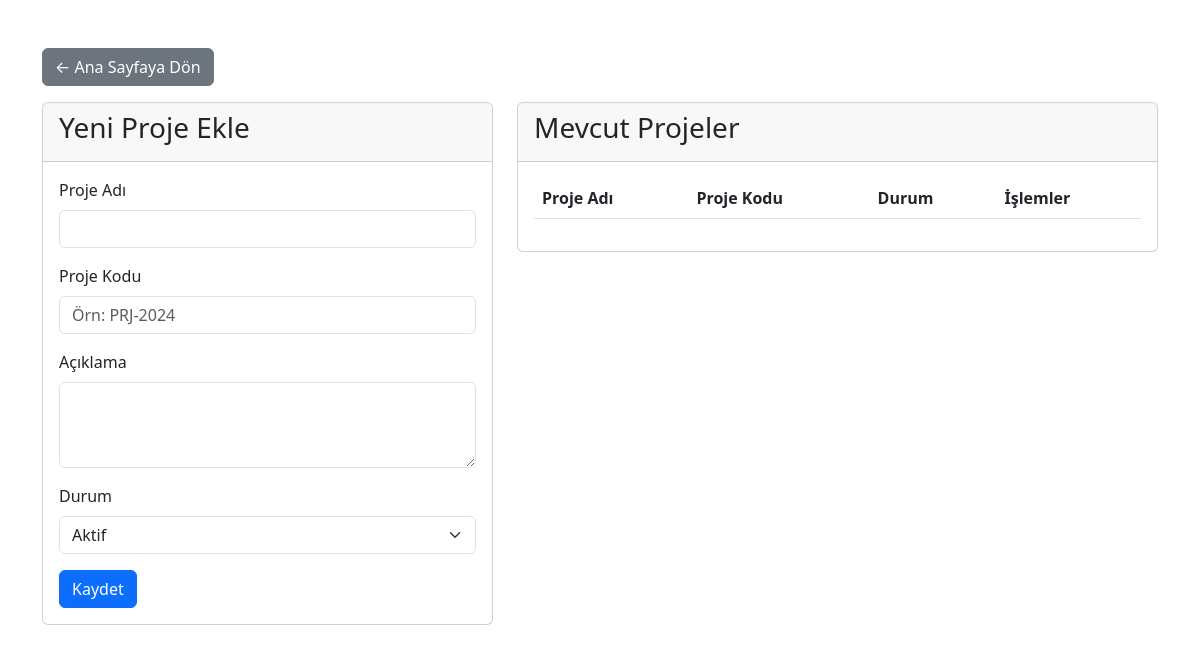
Page /proje_ekle.php on the earlier database version.
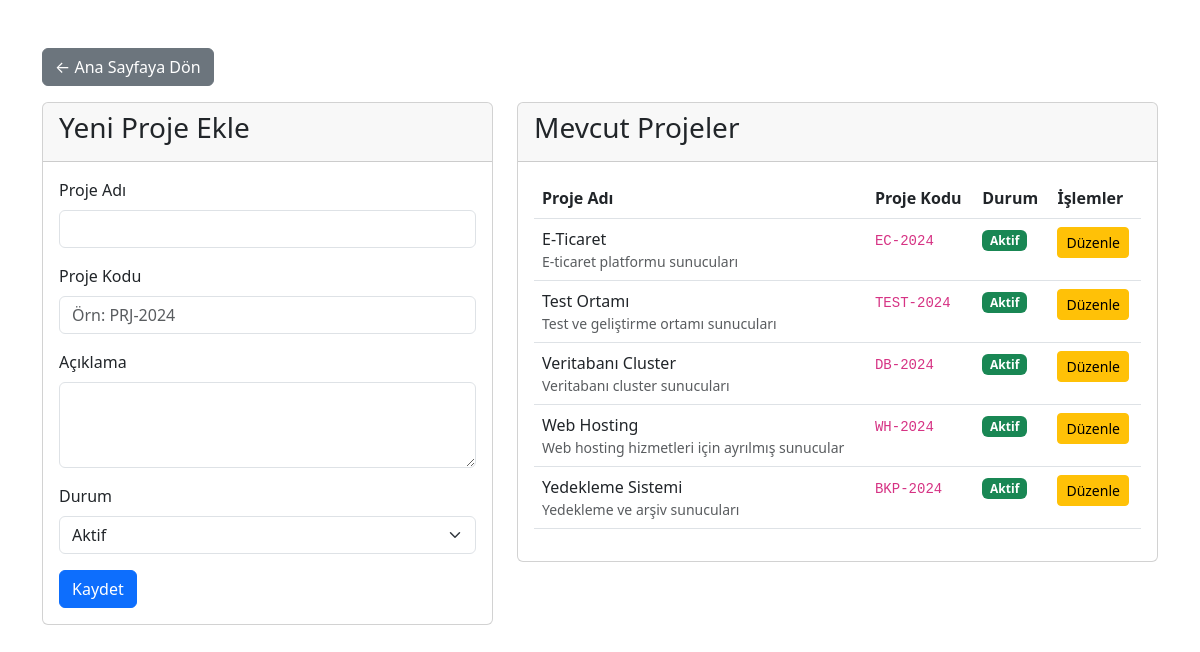
Same page on the later database version.
### tables this page shows
CREATE TABLE IF NOT EXISTS projeler (
    id INT AUTO_INCREMENT PRIMARY KEY,
    proje_adi VARCHAR(100) NOT NULL,
    proje_kodu VARCHAR(50),
    aciklama TEXT,
    durum ENUM('Aktif', 'Pasif', 'Tamamlandı') DEFAULT 'Aktif',
    olusturma_tarihi TIMESTAMP DEFAULT CURRENT_TIMESTAMP
);

### proje_ekle.php (the view, shortened to what this page needs)
<?php
require_once 'config/database.php';
$duzenle_mod = false;
$proje = null;
$sql_projeler = "SELECT * FROM projeler ORDER BY proje_adi";
$result_projeler = mysqli_query($conn, $sql_projeler);
?>
<!DOCTYPE html>
<html lang="tr">
<head>
    <link href="https://cdn.jsdelivr.net/npm/bootstrap@5.3.0/dist/css/bootstrap.min.css" rel="stylesheet">
</head>
<body>
    <div class="container mt-5">
        <div class="mb-3">
            <a href="index.php" class="btn btn-secondary">← Ana Sayfaya Dön</a>
        </div>
        <div class="row">
            <div class="col-md-5">
                <div class="card">
                    <div class="card-header">
                        <h1 class="card-title h3"><?php echo $duzenle_mod ? 'Proje Düzenle' : 'Yeni Proje Ekle'; ?></h1>
                    </div>
                    <div class="card-body">
                        <form method="POST">
                            <div class="mb-3">
                                <label for="proje_adi" class="form-label">Proje Adı</label>
                                <input type="text" class="form-control" id="proje_adi" name="proje_adi"
                                    value="<?php echo $duzenle_mod ? $proje['proje_adi'] : (isset($_POST['proje_adi']) ? $_POST['proje_adi'] : ''); ?>" required>
                            </div>
                            <div class="mb-3">
                                <label for="proje_kodu" class="form-label">Proje Kodu</label>
                                <input type="text" class="form-control" id="proje_kodu" name="proje_kodu"
                                    value="<?php echo $duzenle_mod ? $proje['proje_kodu'] : (isset($_POST['proje_kodu']) ? $_POST['proje_kodu'] : ''); ?>"
                                    placeholder="Örn: PRJ-2024" required>
                            </div>
                            <div class="mb-3">
                                <label for="aciklama" class="form-label">Açıklama</label>
                                <textarea class="form-control" id="aciklama" name="aciklama" rows="3"><?php
                                ?></textarea>
                            </div>
                            <div class="mb-3">
                                <label for="durum" class="form-label">Durum</label>
                                <select class="form-select" id="durum" name="durum" required>
                                    <?php
                                    $durumlar = array('Aktif', 'Pasif', 'Tamamlandı');
                                    foreach ($durumlar as $d) {
                                        $selected = '';
                                        if ($duzenle_mod && $proje['durum'] == $d) {
                                            $selected = 'selected';
                                        } elseif (!$duzenle_mod && isset($_POST['durum']) && $_POST['durum'] == $d) {
                                            $selected = 'selected';
                                        } elseif (!$duzenle_mod && !isset($_POST['durum']) && $d == 'Aktif') {
                                            $selected = 'selected';
                                        }
                                        echo "<option value='$d' $selected>$d</option>";
                                    }
                                    ?>
                                </select>
                            </div>
                            <button type="submit" class="btn btn-primary">
                                <?php echo $duzenle_mod ? 'Güncelle' : 'Kaydet'; ?>
                            </button>
                        </form>
                    </div>
                </div>
            </div>
            <div class="col-md-7">
                <div class="card">
                    <div class="card-header">
                        <h2 class="card-title h3">Mevcut Projeler</h2>
                    </div>
                    <div class="card-body">
                        <div class="table-responsive">
                            <table class="table table-hover">
                                <thead>
                                    <tr>
                                        <th>Proje Adı</th>
                                        <th>Proje Kodu</th>
                                        <th>Durum</th>
                                        <th>İşlemler</th>
                                    </tr>
                                </thead>
                                <tbody>
                                    <?php
                                    mysqli_data_seek($result_projeler, 0);
                                    while ($row = mysqli_fetch_assoc($result_projeler)):
                                    ?>
                                        <tr>
                                            <td>
                                                <?php echo $row['proje_adi']; ?>
                                                <?php if ($row['aciklama']): ?>
                                                    <small class="d-block text-muted"><?php echo $row['aciklama']; ?></small>
                                                <?php endif; ?>
                                            </td>
                                            <td><code><?php echo $row['proje_kodu']; ?></code></td>
                                            <td>
                                                <span class="badge bg-<?php
                                                    echo $row['durum'] == 'Aktif' ? 'success' :
                                                        ($row['durum'] == 'Pasif' ? 'warning' : 'secondary');
                                                ?>"><?php echo $row['durum']; ?></span>
                                            </td>
                                            <td>
                                                <a href="?id=<?php echo $row['id']; ?>" class="btn btn-sm btn-warning">Düzenle</a>
                                            </td>
                                        </tr>
                                    <?php endwhile; ?>
                                </tbody>
                            </table>
                        </div>
                    </div>
                </div>
            </div>
        </div>
    </div>
</body>
</html>

Differences in the rows shown:
added projeler: proje_adi "E-Ticaret", aciklama "E-ticaret platformu sunucuları", proje_kodu "EC-2024", durum "Aktif"
added projeler: proje_adi "Test Ortamı", aciklama "Test ve geliştirme ortamı sunucuları", proje_kodu "TEST-2024", durum "Aktif"
added projeler: proje_adi "Veritabanı Cluster", aciklama "Veritabanı cluster sunucuları", proje_kodu "DB-2024", durum "Aktif"
added projeler: proje_adi "Web Hosting", aciklama "Web hosting hizmetleri için ayrılmış sunucular", proje_kodu "WH-2024", durum "Aktif"
added projeler: proje_adi "Yedekleme Sistemi", aciklama "Yedekleme ve arşiv sunucuları", proje_kodu "BKP-2024", durum "Aktif"
